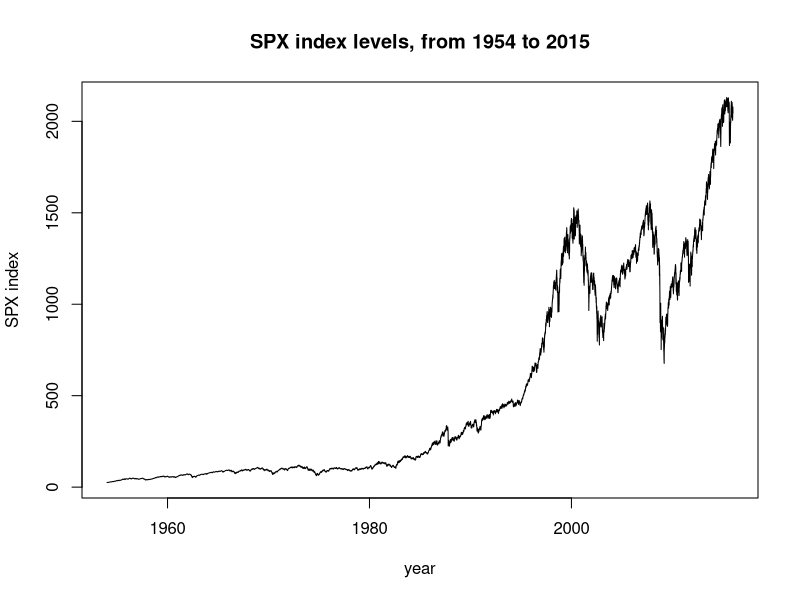
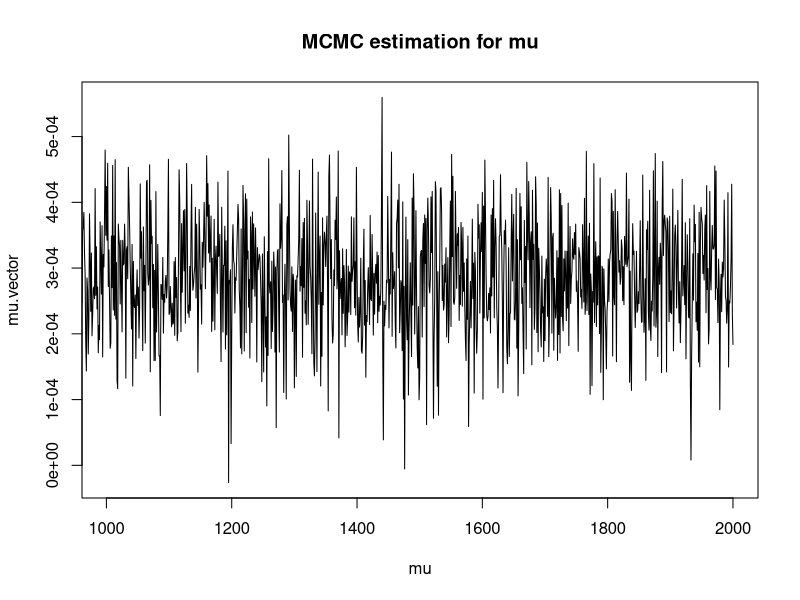
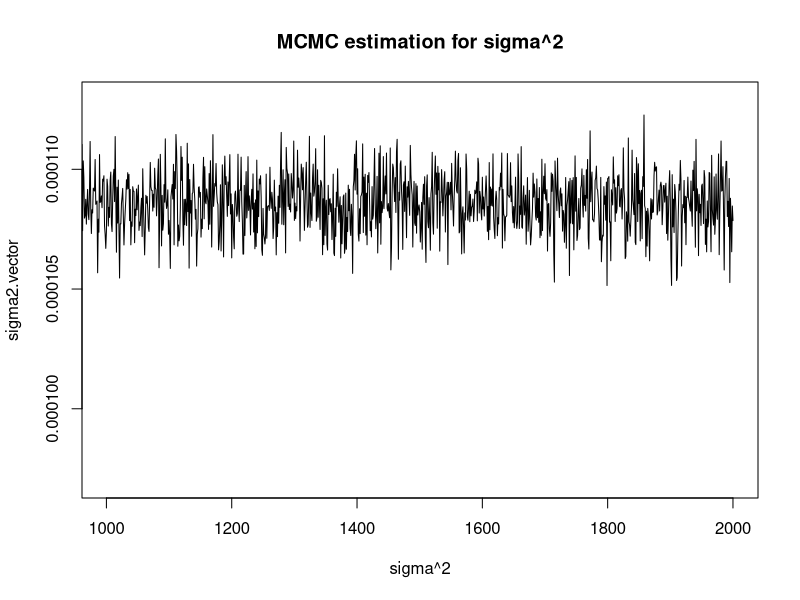

The R script that drew these images, in order: (Note: this script raises an error after producing the figures.)
setwd('C:\\Users\\ranzhao\\Documents\\Empirical-Asset-Pricing\\Assignment 2')
setwd('D:\\PhD FE\\Empirical-Asset-Pricing\\Assignment 1')
require(pscl)

# Data loading
spx_index_values = read.csv('spx_index_values.csv', header = TRUE)
plot(as.Date(as.character(spx_index_values$Date), "%m/%d/%Y"), spx_index_values$SPX.Index, type='l', 
     main='SPX index levels, from 1954 to 2015',
     xlab='year', ylab='SPX index')

# calculate the return series
spx_index_values$Return = rep(0, dim(spx_index_values)[1])
spx_index_values$Return[2:length(spx_index_values$Return)] = 
  log(spx_index_values$SPX.Index[2:length(spx_index_values$SPX.Index)] / 
  spx_index_values$SPX.Index[1:(length(spx_index_values$SPX.Index)-1)])
data.length = length(spx_index_values$Return)


##################################################
# Black-Scholes model with Bayesian MCMC
simulation.length = 2000
mu.vector = rep(0, simulation.length)
sigma2.vector = rep(0, simulation.length)

# initialize the parameters (priors)
mu.vector[1] = mean(spx_index_values$Return)
sigma2.vector[1] = var(spx_index_values$Return)
alpha = 1000
beta = 0.2
theta = 0
delta2 = 0.001


for (i in 2:simulation.length){
  sigma2.vector[i] = rigamma(1,alpha+0.5*data.length, beta+0.5*sum((spx_index_values$Return - mu.vector[i-1])^2))
  delta.star.2 = 1/(data.length/sigma2.vector[i-1] + 1/delta2)
  mu.vector[i] = rnorm(1,(sum(spx_index_values$Return)/sigma2.vector[i-1]+theta/delta2)*delta.star.2, sqrt(delta.star.2))   
}

plot(mu.vector, type='l', xlab='mu',xlim=c(1001,2000),main='MCMC estimation for mu')
plot(sigma2.vector, type='l', xlab='sigma^2',xlim=c(1001,2000),main='MCMC estimation for sigma^2')
mu.vector.est = mu.vector[1001:2000]
sigma2.vector.est = sigma2.vector[1001:2000]

quantile.mu.vector = c(quantile(mu.vector.est, 0.025), quantile(mu.vector.est, 0.5), quantile(mu.vector.est, 0.975))
quantile.sigma2.vector = c(quantile(sigma2.vector.est, 0.025), quantile(sigma2.vector.est, 0.5), quantile(sigma2.vector.est, 0.975))

# check with existing library in r
model <- set.to.class("Diffusion", parameter = list(phi = mean(spx_index_values$Return), gamma2 = var(spx_index_values$Return)))
est_diff <- estimate(model, 1:length(spx_index_values$Return), spx_index_values$Return, 2000)
mu.vector.est.comp = est_diff@phi[1001:2000]
sigma2.vector.est.comp = est_diff@gamma2[1001:2000]

quantile.mu.vector = c(quantile(mu.vector.est.comp, 0.025), quantile(mu.vector.est.comp, 0.5), quantile(mu.vector.est.comp, 0.975))
quantile.sigma2.vector = c(quantile(sigma2.vector.est.comp, 0.025), quantile(sigma2.vector.est.comp, 0.5), quantile(sigma2.vector.est.comp, 0.975))

##################################################












##################################################
# Jump diffusion   model with Bayesian MCMC
# non-informative
model <- set.to.class("jumpDiffusion", Lambda = function(t, xi) (t/xi[2])^xi[1],
                      parameter = list(theta = 0.1, phi = 0.05, gamma2 = 0.1, xi = c(3, 1/4)))
est <- estimate(model, 1:length(spx_index_values$Return), spx_index_values$Return, 2000)
plot(est)

# informative
model2 <- set.to.class("jumpDiffusion", Lambda = function(t, xi) (t/xi[2])^xi[1],
                      parameter = list(theta = 0.1, phi = 0.05, gamma2 = 0.1, xi = c(3, 1/4)),
                      priorDensity = list(phi = function(phi) dnorm(phi, 0.05, 0.01),
                                          theta = function(theta) dgamma(1/theta, 10, 0.1*9),
                                          gamma2 = function(gamma2) dgamma(1/gamma2, 10, 0.1*9),
                                          xi = function(xi) dnorm(xi, c(3, 1/4), c(1,1))))
est2 <- estimate(model2, 1:length(spx_index_values$Return), spx_index_values$Return, 2000)
plot(est)
